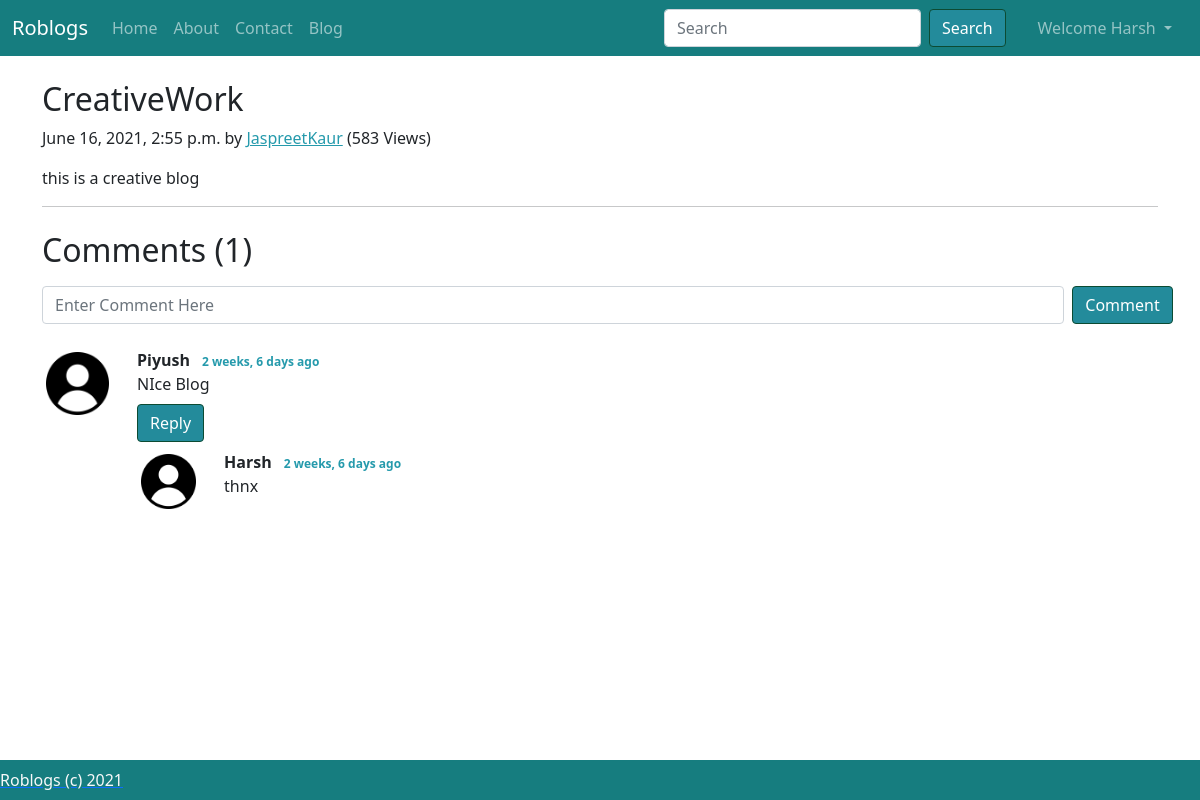
Screenshot of /blog/creative-blog (signed in) with the database file from the repository.
### Blog/models.py (models this page shows, shortened)
class Post(models.Model):
    sno = models.AutoField(primary_key=True)
    title = models.CharField(max_length=255)
    category = models.CharField(max_length=255, default='Interesting')
    content = models.TextField()
    slug = models.CharField(max_length=130, default='slug')
    views = models.IntegerField(default=0)
    author = models.CharField(max_length=100)
    timeStamp = models.DateTimeField(blank=True)
    class Meta:
        ordering = ['-views']

class BlogComment(models.Model):
    sno = models.AutoField(primary_key=True)
    comment = models.TextField()
    user = models.ForeignKey(User, on_delete=models.CASCADE)
    post = models.ForeignKey(Post, on_delete=models.CASCADE)
    parent = models.ForeignKey('self', on_delete=models.CASCADE, null=True)
    timestamp = models.DateTimeField(default=now)

### Blog/views.py (the view)
# urls.py: path('<str:slug>', views.blogPost, name="blogPost"),
def blogPost(request, slug):
    post=Post.objects.filter(slug=slug).first()
    post.views += 1
    post.save()
    comments= BlogComment.objects.filter(post=post, parent=None)
    replies= BlogComment.objects.filter(post=post).exclude(parent=None)
    replyDict={}
    for reply in replies:
        if reply.parent.sno not in replyDict.keys():
            replyDict[reply.parent.sno]=[reply]
        else:
            replyDict[reply.parent.sno].append(reply)
    context={'post':post, 'comments': comments, 'user': request.user, 'replyDict': replyDict}
    return render(request, "blog/blogPost.html", context)

### Blog/templatetags/extras.py (called while the page is built)
@register.filter(name='get_val')
def get_val(dict, key):
    return dict.get(key)

### templates/blog/blogPost.html (shortened to what this page needs)
{% extends 'base.html' %}
{% block body %}
<div class="container my-6">
  <article class="blog-post my-4">
    <h2 class="blog-post-title">{{post.title}}</h2>
    <p class="blog-post-meta">{{post.timeStamp}} by <a class='body-fg body-link' href="/about">{{post.author}}</a><span> ({{post.views}} Views)</span></p>
    <p>{{post.content|safe}}</p>
    <hr>
  </article>
</div>
{% load static %}
{% load humanize %}
{% load extras %}
<div class="container">
  <h2>Comments ({{comments.count}})</h2>
  <div class="my-2">
    {% if user.is_authenticated %}
    <form action="/blog/postComment" method="post">
      <div class="form-group my-3 ">
        <div class="row g-2 align-items-center">
          <div class="col-md-11">
            <input type="text" id="comment" name="comment" class="form-control" placeholder="Enter Comment Here">
          </div>
          <div class="col-md-1">
            <button type="submit" class="btn body-green">Comment</button>
          </div>
        </div>
      </div>
    </form>
    {% else %}
    <p class="body-fg">Please Login To Post A Comment.</p>
    {% endif %}
  </div>
  {% for comment in comments %}
  <div class="row my-3 mt-4">
    <div class="col-md-1">
      <img class="rounded mx-auto d-block w-100 p-1" src="{% static 'profiles/user.png' %}" alt="user">
    </div>
    <div class="col-md-11">
      <b>{{comment.user.username}}</b> <span class="badge badge-color">{{comment.timestamp|naturaltime}}</span>
      <div>{{comment.comment}}</div>
      <div class="reply mx-0">
        <button class="btn body-green mt-2" type="button" data-bs-toggle="collapse"
          data-bs-target="#replyBox{{comment.sno}}" aria-expanded="false" aria-controls="replyBox{{comment.sno}}">
          Reply
        </button>
        <div class="replies">
          {% for reply in replyDict|get_val:comment.sno %}
          <div class="row mt-2">
            <div class="col-md-1">
              <img class="rounded mx-auto d-block w-100 p-1" src="{% static 'profiles/user.png' %}" alt="user">
            </div>
            <div class="col-md-11">
              <b>{{reply.user.username}}</b> <span class="badge badge-color">{{reply.timestamp|naturaltime}}</span>
              <div>{{reply.comment}}</div>
            </div>
          </div>
          {% endfor %}
        </div>
      </div>
    </div>
  </div>
  {% endfor %}
</div>
{% endblock body %}

### templates/base.html (shortened to what this page needs)
<!doctype html>
<html lang="en">
<head>
    <link href="https://cdn.jsdelivr.net/npm/bootstrap@5.0.1/dist/css/bootstrap.min.css" rel="stylesheet"
>
    {% load static %}
    <link rel="stylesheet" href="{% static 'css/style.css' %}">
</head>
<body>
    <nav class="navbar sticky-top navbar-expand-lg navbar-dark nav-bg">
        <div class="container-fluid">
            <a class="navbar-brand logo-fg" href="/">
                Roblogs
            </a>
            <div class="collapse navbar-collapse" id="navbarSupportedContent">
                <ul class="navbar-nav me-auto mb-2 mb-lg-0 ">
                    <li class="nav-item">
                        <a class="nav-link {% block homeactive %}{% endblock homeactive %}" aria-current="page"
                            href="/">Home</a>
                    </li>
                    <li class="nav-item">
                        <a class="nav-link {% block aboutactive %}{% endblock aboutactive %}" href="/about/">About</a>
                    </li>
                    <li class="nav-item">
                        <a class="nav-link {% block contactactive %}{% endblock contactactive %}"
                            href="/contact/">Contact</a>
                    </li>
                    <li class="nav-item">
                        <a class="nav-link {% block blogactive %}{% endblock blogactive %}" href="/blog/">Blog</a>
                    </li>
                </ul>
                <form action="/search/" method="get" class="d-flex mx-2">
                    <input class="form-control ml-0 " type="search" placeholder="Search" aria-label="Search" name="query"
                        id="query">
                    <a href="/search/" <button class="btn body-green mx-2" type="submit">Search</button></a>
                </form>
                {% if user.is_authenticated %}
                <ul class="navbar-nav mx-2">
                    <li class="nav-item dropdown">
                        <a class="nav-link dropdown-toggle" href="#" id="navbarDropdown" role="button"
                            data-bs-toggle="dropdown" aria-expanded="false">
                            Welcome {{request.user}}
                        </a>
                    </li>
                </ul>
                {% endif %}
            </div>
        </div>
    </nav>
    {% block body %}{% endblock body %}
    <br><br>
    <nav class="navbar fixed-bottom navbar-expand-lg navbar-dark nav-bg">
        <ul class="navbar-nav mb-2 mb-lg-0 ">
                    <li class="nav-item">
                        <a href="/">
                        <span class="text-light">Roblogs (c) 2021</span>
                    </a>
                    </li>
    </nav>
</body>
</html>

### static/css/style.css (style rules this page uses)
.nav-bg { background-color: #167D7F; }
.body-fg { color: #259aac; }
.badge-color { color: #259aac; background-color: bg-light; }
.body-link { color: #259aac; }
.body-green, .btn-linked { background-color: #238b9b; color: white; border-color: #0C4B33; }

### rows the page displays
Post: title "CreativeWork", timeStamp "June 16, 2021, 2:55 p.m.", author "JaspreetKaur", views "583", content "this is a creative blog"
BlogComment: user.username "Piyush", timestamp "2 weeks, 6 days ago", comment "NIce Blog"
BlogComment: user.username "Harsh", timestamp "2 weeks, 6 days ago", comment "thnx"

### other values shown
{{ request.user }} "Harsh"
{{ comments.count }} "1"
